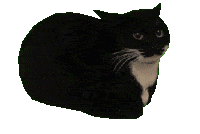
#> input picture gifs/cat-spinning.gif, 200 x 134 px; its folder holds only this picture in this run
$ python converter-multithreaded.py
#> lines starting #> are read from the running program, lines starting #| are printed output that depends on the picture
#!/usr/bin/env python3
"""
GIF-to-ASCII converter that keeps the GIF's aspect ratio.
Optimized with multithreading and progress bar for large GIFs.

Requires:
    pip install pillow pyperclip
"""

from pathlib import Path
from PIL import Image
import pyperclip
import sys
from concurrent.futures import ThreadPoolExecutor, as_completed
from typing import List, Tuple

# ───── CONFIG ─────
HERE = Path(__file__).parent.resolve()

GIF_DIR   = HERE / "gifs"      # folder with your .gif files
MAX_WIDTH = 130                # caps the ASCII art width (columns)
CHAR_RATIO = 0.55              # roughly: char-height / char-width
MAX_WORKERS = 4                # number of threads (adjust based on your CPU)

PALETTE = " .,:;+*?%$#@"       # darkest → lightest
# PALETTE = " .,:;+*?%$#@"     # lightest → darkest
# PALETTE = " .:-=+*#%@"

LEVELS  = len(PALETTE) - 1

# ───── LET USER PICK A GIF ─────
gif_files = sorted(GIF_DIR.glob("*.gif"))
if not gif_files:
    sys.exit(f"❌ No .gif files found in {GIF_DIR}")

print("Available GIFs")
print("==============")
for idx, path in enumerate(gif_files, 1):
    print(f"{idx:>3}. {path.name}")

while True:
    try:
        choice = int(input(f"\nPick a GIF (1-{len(gif_files)}): "))
        if 1 <= choice <= len(gif_files):
            GIF_PATH = gif_files[choice - 1]
            print(f"\n✅ Using {GIF_PATH.name}\n")
            break
        print("Number out of range, try again.")
    except ValueError:
        print("Please enter a valid number.")
#> this loop made 1 pass; the answer given on pass 1: 1

# ───── FRAME HANDLER ─────
def extract_all_frames(gif_path: Path) -> List[Tuple[int, Image.Image]]:
    """Extract all frames from GIF and return as list of (index, frame) tuples."""
    frames = []
    im = Image.open(gif_path)

    # Try to get total frame count first
    try:
        total_frames = im.n_frames
        print(f"📊 GIF has {total_frames} frames")
    except AttributeError:
        print("📊 Counting frames...")
        total_frames = None

    try:
        frame_idx = 0
        while True:
            print(f"\r🔍 Extracting frame {frame_idx + 1}" +
                  (f"/{total_frames}" if total_frames else ""), end="", flush=True)

            # Convert to RGBA first, then make a copy to avoid issues with threading
            frame = im.convert("RGBA").copy()
            frames.append((frame_idx, frame))
            frame_idx += 1

            # Add a small delay every 50 frames to prevent hanging
            if frame_idx % 50 == 0:
                import time
                time.sleep(0.01)

            im.seek(im.tell() + 1)
    except EOFError:
        pass
    except Exception as e:
        print(f"\n❌ Error extracting frame {frame_idx}: {e}")
        if not frames:
            raise
    finally:
        im.close()

    print(f"\n✅ Extracted {len(frames)} frames")
    return frames

# ───── ASCII CONVERTER ─────
def calc_target_size(orig_w: int, orig_h: int) -> Tuple[int, int]:
    """
    Return (target_w, target_h) so that:
      • width ≤ MAX_WIDTH
      • aspect ratio of pixels is preserved
      • char-cells are ≈ CHAR_RATIO as tall as they are wide
    """
    scale = min(1.0, MAX_WIDTH / orig_w)        # shrink if wider than MAX_WIDTH
    w = int(orig_w * scale)
    h = int(orig_h * scale * CHAR_RATIO)
    return max(1, w), max(1, h)

def frame_to_ascii(frame_data: Tuple[int, Image.Image], target_w: int, target_h: int) -> Tuple[int, str]:
    """
    Resize an image and convert it to ASCII text.
    Returns (frame_index, ascii_string) to maintain order.
    """
    frame_idx, img = frame_data

    # Resize and convert to grayscale
    img = img.resize((target_w, target_h), Image.BICUBIC).convert("L")

    ascii_lines = []
    for y in range(img.height):
        row = []
        for x in range(img.width):
            pixel = img.getpixel((x, y))
            level = pixel * LEVELS // 255
            row.append(PALETTE[int(level)])
        ascii_lines.append("".join(row))

    return frame_idx, "\n".join(ascii_lines)

# ───── MAIN ─────
print("🔍 Extracting frames from GIF...")

# Check if GIF file exists and is readable
if not GIF_PATH.exists():
    sys.exit(f"❌ GIF file not found: {GIF_PATH}")

try:
    # Quick check if file is a valid image
    with Image.open(GIF_PATH) as test_img:
#> test_img is the input picture: PIL image 200x134 P; mean R, G, B, A 19.5, 21.5, 17.4, 127
        print(f"📁 File size: {GIF_PATH.stat().st_size:,} bytes")
        print(f"📐 Dimensions: {test_img.size[0]}x{test_img.size[1]}")
#| 📐 Dimensions: 200x134

    # Extract all frames at once
    all_frames = extract_all_frames(GIF_PATH)
#> in extract_all_frames, `total_frames = im.n_frames`: total_frames = 189
#| 📊 GIF has 189 frames
#> the loop in extract_all_frames, `while True:` made 189 passes
#| 🔍 Extracting frame 1/189
#| 🔍 Extracting frame 2/189
#| 🔍 Extracting frame 3/189
#| 🔍 Extracting frame 4/189
#| 🔍 Extracting frame 5/189
#| 🔍 Extracting frame 6/189
#| 🔍 Extracting frame 7/189
#| 🔍 Extracting frame 8/189
#> (further printed lines are left out)
#> pass 3, in extract_all_frames, `frame = im.convert("RGBA").copy()`:
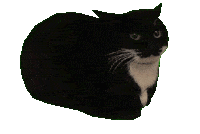
#> frame: PIL image 200x134 RGBA; mean R, G, B, A 22.8, 36.1, 17.5, 125.2; transparent parts drawn white
#> all_frames = 189 items
    total_frames = len(all_frames)
#> total_frames = 189

except Exception as e:
    sys.exit(f"❌ Error reading GIF file: {e}")

if not all_frames:
    sys.exit("❌ No frames found in GIF.")

print(f"📊 Found {total_frames} frame(s)")
#| 📊 Found 189 frame(s)

# Determine target size from first frame
TARGET_W, TARGET_H = calc_target_size(*all_frames[0][1].size)
#> TARGET_W = 130; TARGET_H = 47
print(f"🎯 Target ASCII size: {TARGET_W}x{TARGET_H} characters")
#| 🎯 Target ASCII size: 130x47 characters

# Process frames with multithreading and progress bar
print(f"🔄 Converting frames to ASCII using {MAX_WORKERS} thread(s)...")

ascii_results = {}
completed_count = 0

def update_progress():
    """Simple progress display without tqdm"""
    global completed_count
    completed_count += 1
    percent = (completed_count / total_frames) * 100
    bar_length = 30
    filled_length = int(bar_length * completed_count // total_frames)
    bar = '█' * filled_length + '-' * (bar_length - filled_length)
    print(f'\r🔄 Progress: |{bar}| {completed_count}/{total_frames} ({percent:.1f}%)', end='', flush=True)

with ThreadPoolExecutor(max_workers=MAX_WORKERS) as executor:
    # Submit all frame conversion tasks
    futures = [
        executor.submit(frame_to_ascii, frame_data, TARGET_W, TARGET_H)
        for frame_data in all_frames
    ]
#> after the loop in frame_to_ascii, `for y in range(img.height):`: ascii_lines = 47 items
#> in frame_to_ascii (call 20), `frame_idx, img = frame_data`:
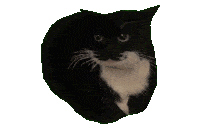
#> img: PIL image 200x134 RGBA; mean R, G, B, A 24.9, 46.4, 19.1, 102.9; transparent parts drawn white
#> in frame_to_ascii (call 20), `frame_idx, img = frame_data`: frame_idx = 19
#> in frame_to_ascii (call 21), `frame_idx, img = frame_data`:
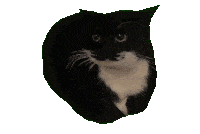
#> img: PIL image 200x134 RGBA; mean R, G, B, A 25, 47.2, 19.2, 101.3; transparent parts drawn white
#> in frame_to_ascii (call 21), `frame_idx, img = frame_data`: frame_idx = 20
#> in frame_to_ascii (call 22), `frame_idx, img = frame_data`:
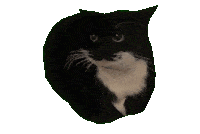
#> img: PIL image 200x134 RGBA; mean R, G, B, A 25.2, 48.1, 19.2, 99.4; transparent parts drawn white
#> in frame_to_ascii (call 22), `frame_idx, img = frame_data`: frame_idx = 21
#> in frame_to_ascii (call 23), `frame_idx, img = frame_data`:
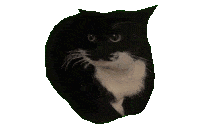
#> img: PIL image 200x134 RGBA; mean R, G, B, A 25.3, 48.9, 19.2, 97.3; transparent parts drawn white
#> in frame_to_ascii (call 23), `frame_idx, img = frame_data`: frame_idx = 22
#> in frame_to_ascii (call 24), `frame_idx, img = frame_data`:
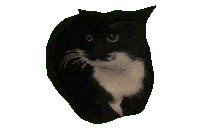
#> img: PIL image 200x134 RGBA; mean R, G, B, A 28.9, 50.2, 21.5, 95.6; transparent parts drawn white
#> in frame_to_ascii (call 24), `frame_idx, img = frame_data`: frame_idx = 23
#> in frame_to_ascii (call 24), `img = img.resize((target_w, target_h), Image.BICUBIC).convert("L")`:
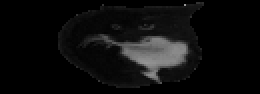
#> img: PIL image 130x47 L (shown 2 times larger); min 0, max 150, mean 13.3
#> futures = 189 items

    # Process completed tasks with simple progress display
    for future in as_completed(futures):
        try:
            frame_idx, ascii_frame = future.result()
            ascii_results[frame_idx] = ascii_frame
            update_progress()
        except Exception as e:
            print(f"\n❌ Error processing frame: {e}")
            update_progress()
#> this loop made 189 passes
#> frame_idx on passes 1 to 3: 156, 59, 177
#| 🔄 Progress: |------------------------------| 1/189 (0.5%)
#| 🔄 Progress: |------------------------------| 2/189 (1.1%)
#| 🔄 Progress: |------------------------------| 3/189 (1.6%)
#| 🔄 Progress: |------------------------------| 4/189 (2.1%)
#| 🔄 Progress: |------------------------------| 5/189 (2.6%)
#| 🔄 Progress: |------------------------------| 6/189 (3.2%)
#| 🔄 Progress: |█-----------------------------| 7/189 (3.7%)
#| 🔄 Progress: |█-----------------------------| 8/189 (4.2%)
#> (further printed lines are left out)
#> after the loop, ascii_results = 189 items

print()  # New line after progress bar

# Sort frames by index to maintain original order
ascii_frames = [ascii_results[i] for i in sorted(ascii_results.keys())]
#> ascii_frames = 189 items

print("✅ All frames converted!\n")

# Quick preview
print(f"[preview] {TARGET_W}x{TARGET_H} characters\n")
preview_text = ascii_frames[0]
print(preview_text[:min(500, len(preview_text))] + ("..." if len(preview_text) > 500 else "") + "\n")

# Join frames & copy to clipboard
print("📋 Preparing output...")
full_output = f"\n\n".join(ascii_frames) + "\n"

print("📋 Copying to clipboard...")
try:
    pyperclip.copy(full_output)
    print(f"✅ Copied {len(ascii_frames)} ASCII frame(s) "
          f"({len(full_output):,} characters) to clipboard.")
except Exception as e:
    print(f"⚠️  Failed to copy to clipboard: {e}")

# ───── WRITE TO FILE ─────
output_file = HERE / "frames.txt"

print("💾 Saving to file...")
try:
    with output_file.open("w", encoding="utf-8") as f:
        f.write(full_output)
    print(f"📝 Saved output to {output_file.name} ({output_file.stat().st_size:,} bytes)")
except Exception as e:
    print(f"❌ Failed to write to {output_file.name}: {e}")

print("\n🎉 Processing complete!")
